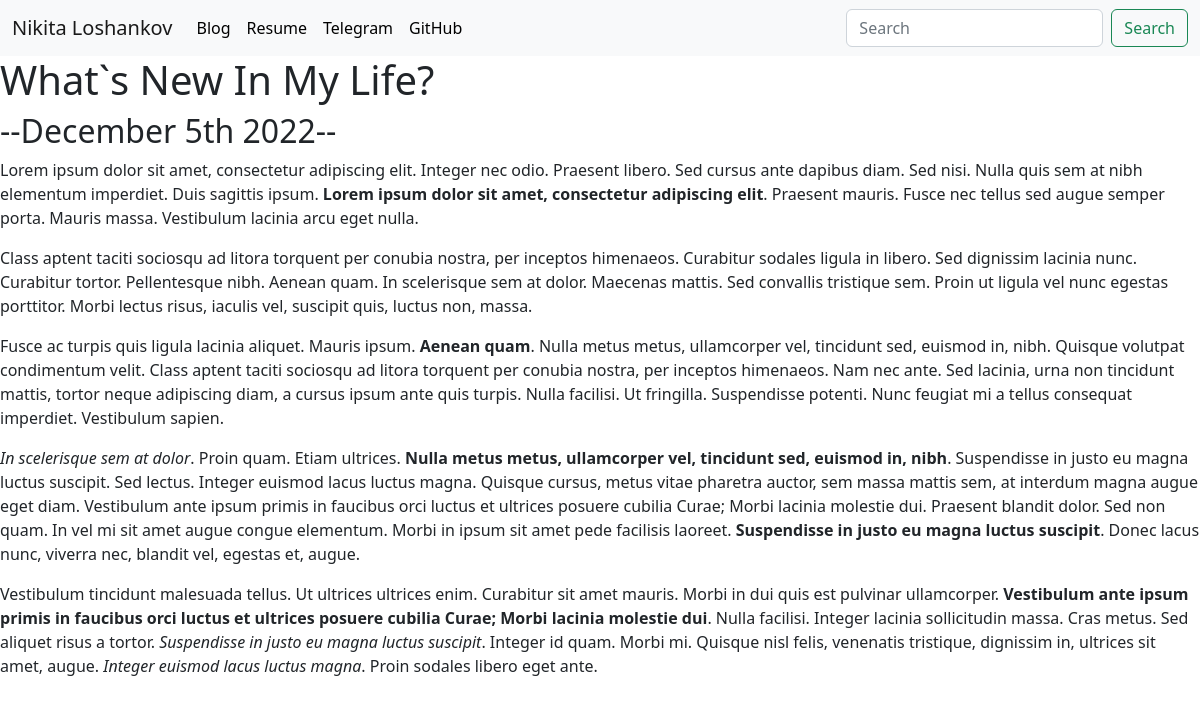
/blog/5/, run on the app's committed database.
### blog/models.py (models this page shows, shortened)
class BlogMessage(models.Model):
    title = models.CharField(max_length = 100)
    date = models.DateField()
    blog_message = models.TextField()

### blog/views.py (the view)
# urls.py: path('<int:blog_id>/', views.detail, name = 'detail'),
def detail(request, blog_id):
    blog = get_object_or_404(BlogMessage, pk = blog_id)
    return render(request, 'blog/detail.html', {'blog': blog})

### blog/templates/blog/detail.html
{% extends 'personal_portfolio/base.html' %}
{% block content %}
<h1>{{ blog.title }}</h1>
<h2>--{{ blog.date|date:'F jS Y'}}--</h2>
{{ blog.blog_message|safe }}
{% endblock %}

### portfolio/static/portfolio/custom.css (style rules this page uses)
body { font-family: 'Lato', sans-serif; }

### data on the page
BlogMessage: title "What`s New In My Life?", date "December 5th 2022", blog_message "Lorem ipsum dolor sit amet, consectetur adipiscing elit. Integer nec odio. Praesent libero. Sed cursus ante dapibus diam. Sed nisi. Nulla quis sem at nibh elementum imperdiet. Duis sagittis ipsum. Lorem ipsum dolor sit amet, consectetur adipiscing elit . Praesent mauris. Fusce nec tellus sed augue semper porta. Mauris massa. Vestibulum lacinia arcu eget nulla. Class aptent taciti sociosqu ad litora torquent per conubia nostra, per inceptos himenaeos. Curabitur sodales ligula in libero. Sed dignissim lacinia nunc. Curabitur tortor. Pellentesque nibh. Aenean quam. In scelerisque sem at dolor. Maecenas mattis. Sed convallis tristique sem. Proin ut ligula vel nunc egestas porttitor. Morbi…"
